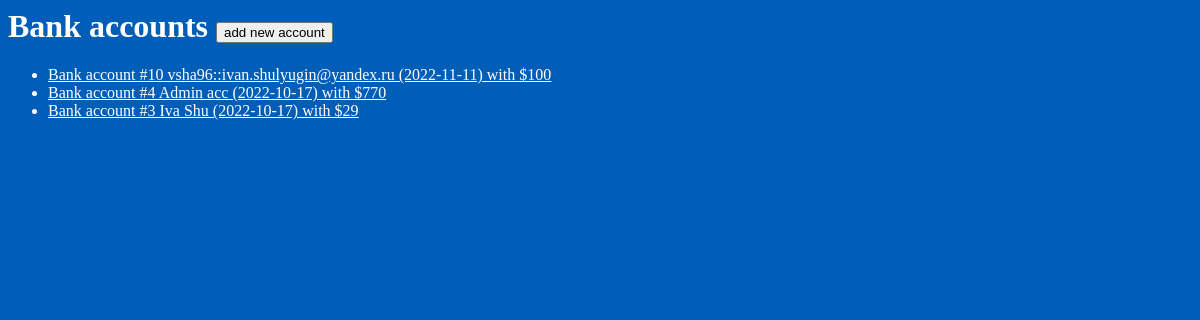
Page /expenses/ on the earlier database version.
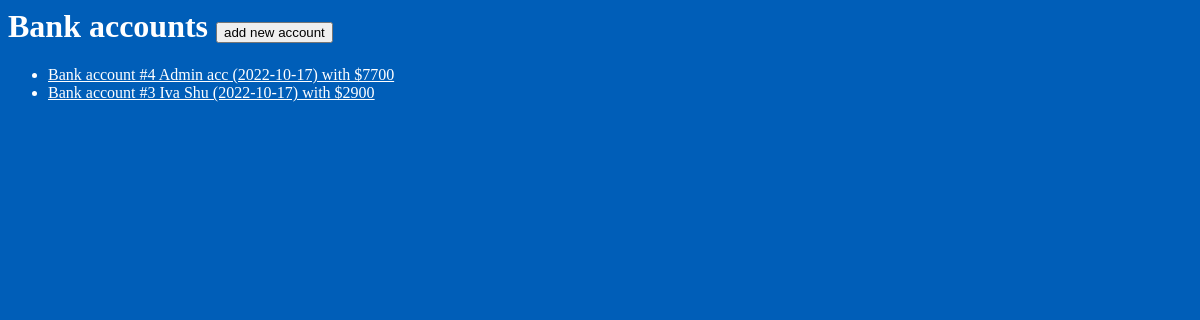
Same page on the later database version.
### expenses/models.py (models this page shows, shortened)
class BankAccount(models.Model):
    account_text = models.CharField(max_length=100)
    creation_date = models.DateTimeField('Date of creation')
    money = models.IntegerField(default=100, validators=[validate_money])
    def __str__(self):
        return f'''Bank account #{self.pk}
            {self.account_text}
            ({self.creation_date.strftime("%Y-%m-%d")})
            with ${str(self.money)}'''

### expenses/views.py (the view)
# urls.py: path('', views.IndexView.as_view(), name='index'),
class IndexView(generic.ListView):
    template_name = 'expenses/index.html'
    context_object_name = 'bank_account_list'
    def get_queryset(self):
        return BankAccount.objects.order_by('-creation_date')

### expenses/templates/expenses/index.html
{% load static %}
<link rel="stylesheet" href="{% static 'expenses/style.css' %}">
<h1>Bank accounts
    <a href="{% url 'expenses:add_account' %}">
        <input type="button" value="add new account">
    </a>
</h1>
{% if bank_account_list %}
    <ul>
    {% for account in bank_account_list %}
        <li><a href="{% url 'expenses:detail' account.id %}"> {{ account }} </a></li>
    {% endfor %}
    </ul>
{% else %}
    <p>No bank accounts.</p>
{% endif %}

Differences in the rows shown:
removed BankAccount: id+account_text+creation_date "Bank account #10 vsha96::ivan.shulyugin@yandex.ru (2022-11-11) with $100"
changed BankAccount: id+account_text+creation_date "Bank account #4 Admin acc (2022-10-17) with $770" → "Bank account #4 Admin acc (2022-10-17) with $7700"
changed BankAccount: id+account_text+creation_date "Bank account #3 Iva Shu (2022-10-17) with $29" → "Bank account #3 Iva Shu (2022-10-17) with $2900"
